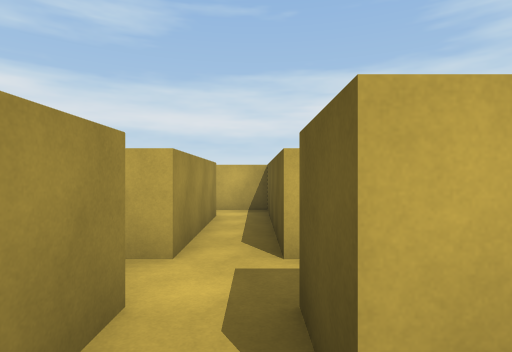
view 1 (above)

16 first-person views from a walk through a Unity game level. The camera is 1.5 m above the floor, looks level and sees 80° across. The floor is counted in squares, 2 m on a side. Each view is taken from the middle of a square. On the plan, view 1 faces up. The plan holds only what a view shows up to about 10 squares ahead; the rest is blank. The place goes on beyond the plan. The player character is not drawn.

view 2
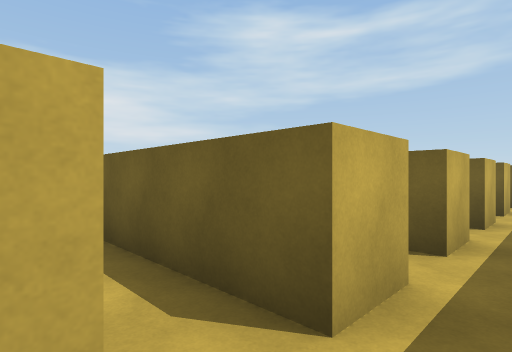

view 3
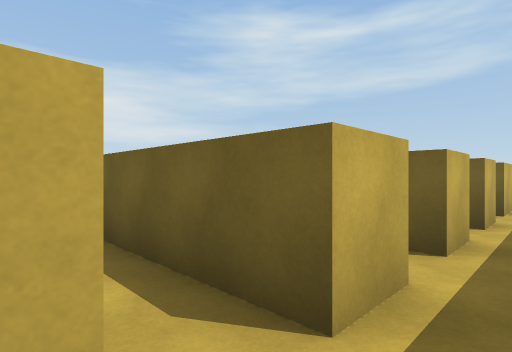

view 4
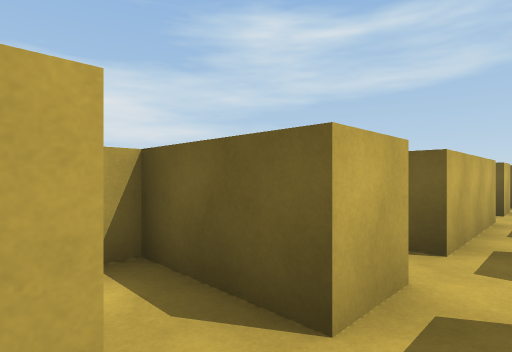

view 5
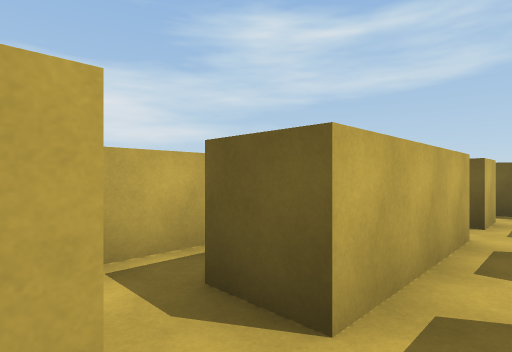

view 6
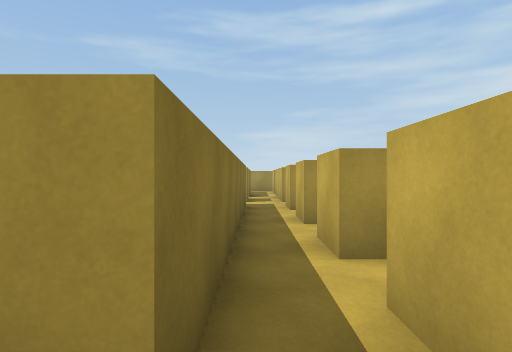

view 7
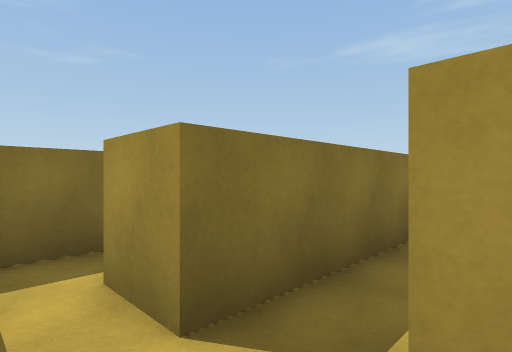

view 8
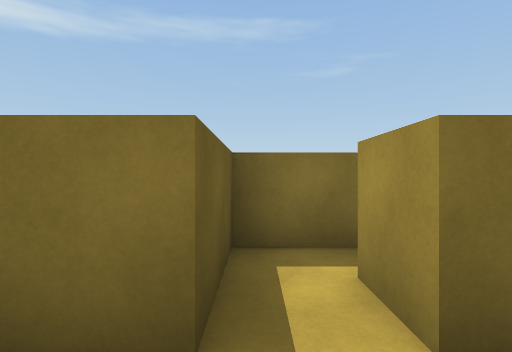

view 9
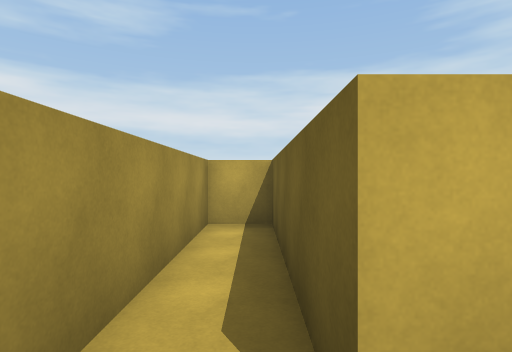

view 10
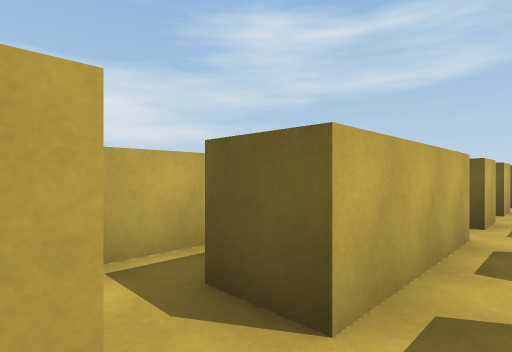

view 11
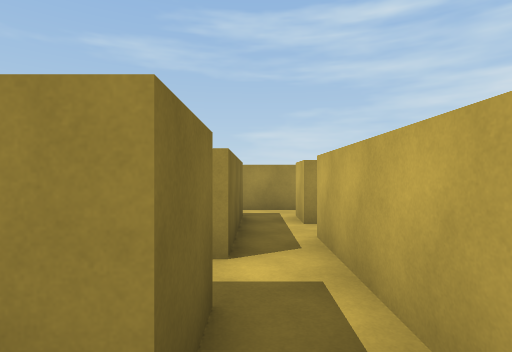

view 12
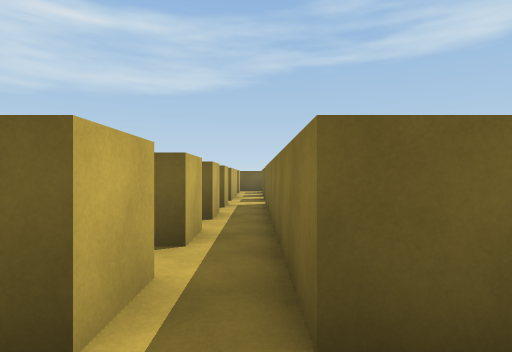

view 13
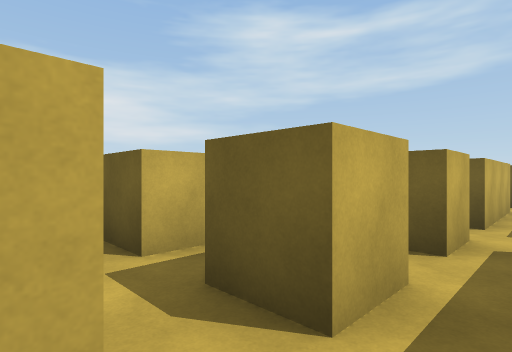

view 14
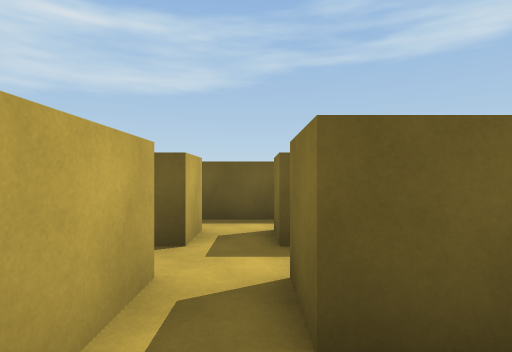

view 15
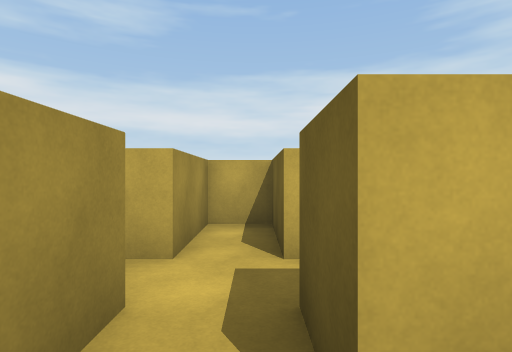

view 16
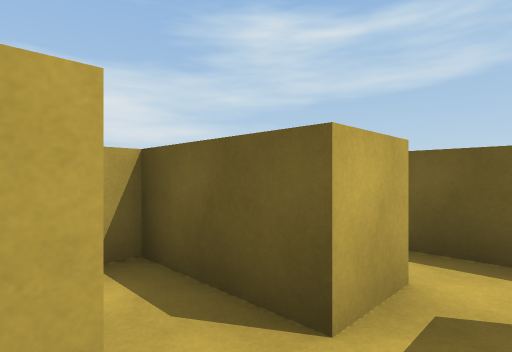

### Floor plan
Ten units are one square. View 1 is at (0, 0); x grows to the right and y downward. Boxes are objects, and circles mark ways between rooms. Rooms are numbered by the first view taken in them; rooms with no view inside come last. Other rooms are left out.
<svg viewBox="-72 -73 220 80">
<path fill="none" stroke="#000" d="M8 -7 3 -7M3 -27 3 -64M-18 -18 -7 -18 -7 -9M3 -7 3 -18M-7 -58 -7 -27M4 -68 -9 -68M32 -27 23 -27 23 -68 13 -68 13 -27 3 -27M3 -18 35 -18M52 -32 52 -27 43 -27 43 -38M72 -27 63 -27 63 -47 43 -47M35 -18 72 -18M72 -18 72 -8M96 -27 83 -27M83 2 83 -18 91 -18M90 -47 79 -47M83 -27 83 -38M-56 -18 -44 -18M-48 -27 -58 -27M-67 -29 -67 -16M128 -7 123 -7 123 -18 132 -18M103 -9 103 -18 113 -18 113 -9M132 -27 123 -27 123 -47 113 -47 113 -27 96 -27M143 -16 143 -31M-44 -18 -28 -18M-24 -27 -37 -27M69 2 83 2"/>
<circle cx="0" cy="-10" r="3" fill="#2a7"/>
<circle cx="10" cy="-20" r="3" fill="#2a7"/>
<circle cx="30" cy="-20" r="3" fill="#2a7"/>
<circle cx="70" cy="-20" r="3" fill="#2a7"/>
<circle cx="80" cy="-30" r="3" fill="#2a7"/>
<circle cx="90" cy="-20" r="3" fill="#2a7"/>
<circle cx="80" cy="-10" r="3" fill="#2a7"/>
<circle cx="-50" cy="-20" r="3" fill="#2a7"/>
<text x="0" y="0">1</text>
<text x="0" y="-30">2</text>
<text x="20" y="-30">3</text>
<text x="60" y="-30">4</text>
<text x="80" y="-20">5</text>
<text x="90" y="-40">6</text>
<text x="-60" y="0">7</text>
<text x="120" y="-10">8</text>
<text x="-40" y="-20">9</text>
<text x="80" y="0">10</text>
</svg>
Room 1 opens to room 2. Room 2 opens to room 3. Room 3 opens to room 4. Room 4 opens to room 5. Room 5 opens to room 6. Room 5 opens to room 8. Room 5 opens to room 10. Room 7 opens to room 9.

Where each view was taken, in squares from view 1:
view 1: 0 up, 0 right, facing up
view 2: 2 up, 1 left, facing up-right
view 3: 2 up, 1 right, facing up-right
view 4: 2 up, 5 right, facing up-right
view 5: 2 up, 7 right, facing up-right
view 6: 2 up, 8 right, facing left
view 7: 3 up, 8 right, facing down-left
view 8: 3 up, 8 right, facing down
view 9: 2 up, 2 right, facing up
view 10: 2 up, 5 left, facing up-right
view 11: 2 up, 0 right, facing left
view 12: 2 up, 1 left, facing right
view 13: 2 up, 3 right, facing up-right
view 14: 2 up, 9 right, facing right
view 15: 0 up, 12 right, facing up
view 16: 2 up, 11 right, facing up-right
